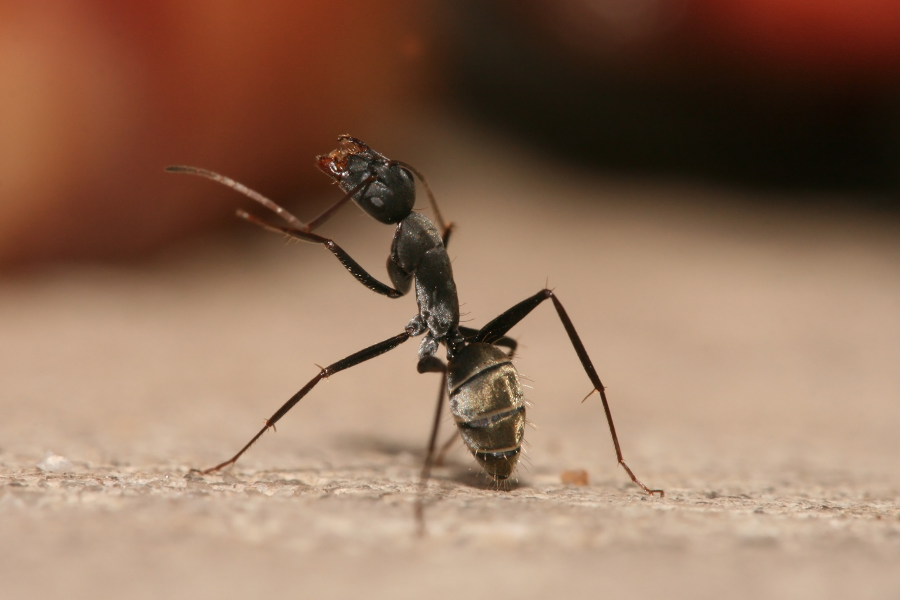
#> input picture papers/testing/test_image.jpg, 1800 x 1200 px (shown at 1/2 size)
$ python elliptical_edge_demo.py
#> lines starting #> are read from the running program, lines starting #| are printed output that depends on the picture
"""
Elliptical Gaussian oriented-filter edge detection demo.

Defines a rotatable elliptical region with a 2D Gaussian distribution,
multiplied by a first-derivative profile in the normal direction.
No virtual pixels or polynomial fitting -- each pixel gets a single,
clean weight based on its geometric position within the ellipse.
"""

import numpy as np
from PIL import Image
from scipy.ndimage import convolve
import matplotlib
matplotlib.use("Agg")
import matplotlib.pyplot as plt


def build_elliptical_kernel(theta, sigma_along=2.0, sigma_across=1.2,
                            length=15):
    """Build an oriented edge kernel using an elliptical Gaussian envelope.

    Parameters
    ----------
    theta : float
        Orientation angle in radians.
    sigma_along : float
        Gaussian std along the edge direction (major axis).
    sigma_across : float
        Gaussian std perpendicular to the edge (minor axis).
    length : int
        Kernel side length (odd). Determines the discrete grid size.
    """
    half = length // 2
    y, x = np.mgrid[-half:half+1, -half:half+1]

    # Rotate coordinates into the kernel frame
    ct, st = np.cos(theta), np.sin(theta)
    u =  x * ct + y * st   # along the edge
    v = -x * st + y * ct   # perpendicular to the edge (normal)

    # Elliptical Gaussian envelope
    ellipse_arg = (u**2 / sigma_along**2) + (v**2 / sigma_across**2)

    # Mask: only include pixels inside the ~3-sigma ellipse
    mask = ellipse_arg <= 9.0  # 3-sigma boundary

    gauss = np.exp(-0.5 * ellipse_arg) * mask

    # First derivative of Gaussian in the normal direction (edge profile)
    kernel = -v * gauss

    # Zero-DC and normalise
    kernel -= kernel.mean()
    kernel /= np.abs(kernel).sum() + 1e-12
    return kernel


def anisotropic_edge_detect(gray, n_orientations=36, sigma_along=2.0,
                            sigma_across=1.2, length=15):
    """Run the oriented elliptical filter bank and pick max response."""
    thetas = np.linspace(0, np.pi, n_orientations, endpoint=False)
    responses = np.zeros((n_orientations, *gray.shape), dtype=np.float64)

    for k, theta in enumerate(thetas):
        kernel = build_elliptical_kernel(theta, sigma_along, sigma_across,
                                         length)
        responses[k] = convolve(gray, kernel, mode="reflect")

    abs_resp = np.abs(responses)
    k_star = np.argmax(abs_resp, axis=0)
    magnitude = np.take_along_axis(abs_resp, k_star[None], axis=0)[0]
    angle = thetas[k_star]

    return magnitude, angle, k_star


def main():
    img = Image.open("test_image.jpg").convert("L").resize((640, 427))
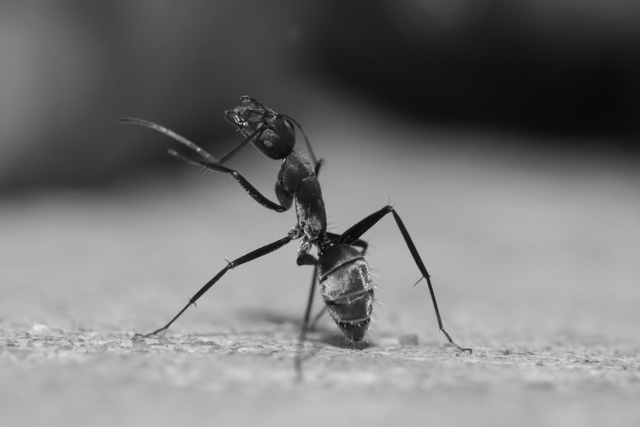
#> img: PIL image 640x427 L; min 8, max 235, mean 120.1
    gray = np.asarray(img, dtype=np.float64) / 255.0

    # Aspect ratio ~1.67 to match original filter (sigma 2.0 / 1.2)
    sigma_along = 2.0
    sigma_across = 1.2
    aspect_ratio = sigma_along / sigma_across

    magnitude, angle, _ = anisotropic_edge_detect(
        gray, n_orientations=36,
        sigma_along=sigma_along, sigma_across=sigma_across, length=15
    )
#> in anisotropic_edge_detect, `k_star = np.argmax(abs_resp, axis=0)`:
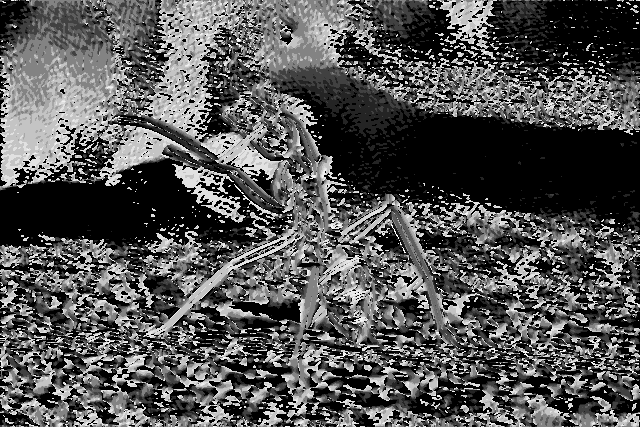
#> k_star: shape (427, 640) int64; min 0, max 35, mean 11.5; drawn with min black and max white
#> in anisotropic_edge_detect, `magnitude = np.take_along_axis(abs_resp, k_star[None], axis=0)[0]`:
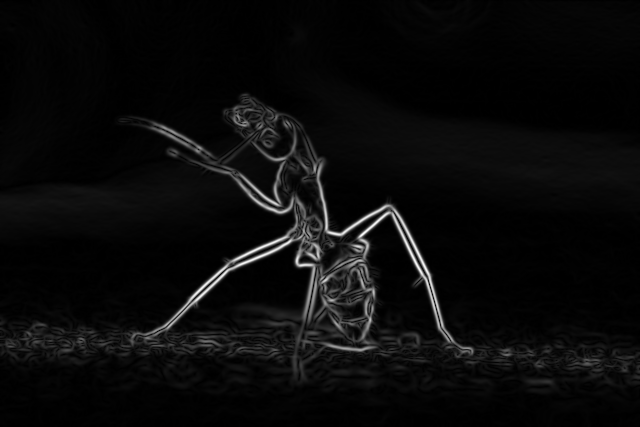
#> magnitude: shape (427, 640) float64; min 5.57e-05, max 0.287, mean 0.0121; drawn with min black and max white

    mag_norm = magnitude / (magnitude.max() + 1e-12)

    # --- Figures -----------------------------------------------------------
    fig, axes = plt.subplots(1, 3, figsize=(14, 4.2))

    axes[0].imshow(gray, cmap="gray")
    axes[0].set_axis_off()

    axes[1].imshow(mag_norm, cmap="gray")
    axes[1].set_axis_off()
    axes[1].set_ylabel("Gradient magnitude", fontsize=11)

    hsv = np.zeros((*gray.shape, 3))
    hsv[..., 0] = angle / np.pi
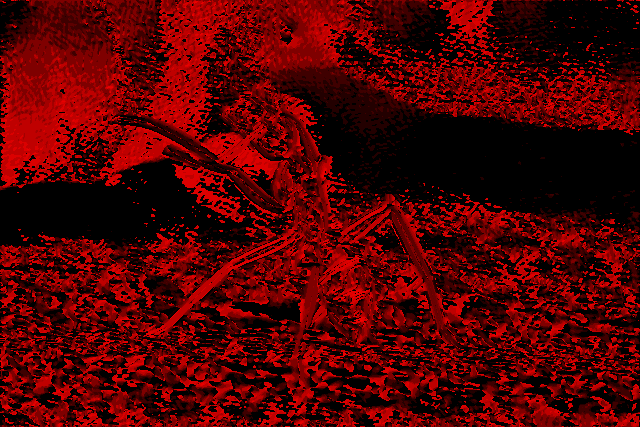
#> hsv: shape (427, 640, 3) float64; mean of channels 0, 1, 2 0.32, 0, 0; drawn as R, G, B
    hsv[..., 1] = 1.0
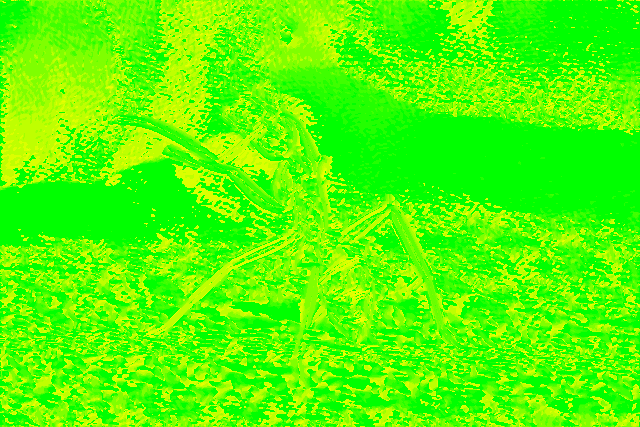
#> hsv: shape (427, 640, 3) float64; mean of channels 0, 1, 2 0.32, 1, 0; drawn as R, G, B
    hsv[..., 2] = mag_norm
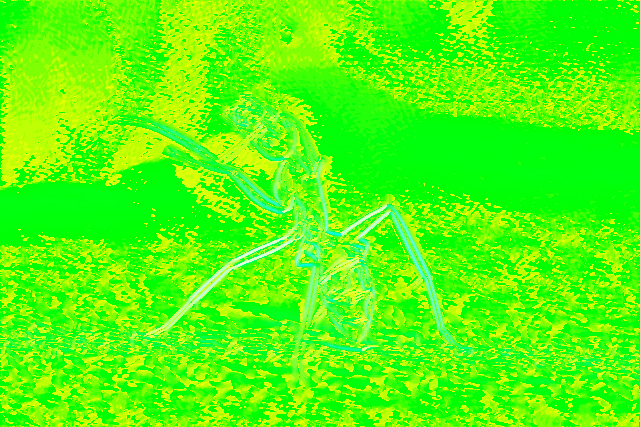
#> hsv: shape (427, 640, 3) float64; mean of channels 0, 1, 2 0.32, 1, 0.0423; drawn as R, G, B
    from matplotlib.colors import hsv_to_rgb
    axes[2].imshow(hsv_to_rgb(hsv))
    axes[2].set_axis_off()

    fig.suptitle(
        f"Elliptical Gaussian kernel  "
        f"(aspect ratio {aspect_ratio:.2f})",
        fontsize=12, y=1.02
    )
    plt.tight_layout()
    plt.savefig("edge_elliptical.png", dpi=200, bbox_inches="tight")
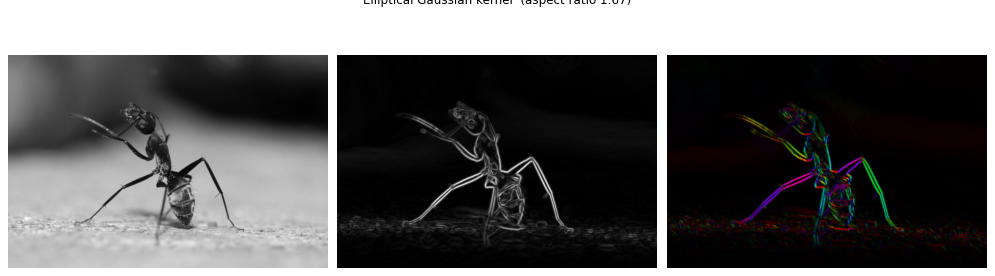
#> figure drawn by matplotlib, 3 panels
    plt.close()

    # Save standalone magnitude
    mag_img = Image.fromarray((mag_norm * 255).astype(np.uint8), mode="L")
    mag_img.save("edge_magnitude_elliptical.png")

    print(f"Elliptical kernel: sigma_along={sigma_along}, "
          f"sigma_across={sigma_across}, aspect={aspect_ratio:.2f}")
    print("Saved: edge_elliptical.png, edge_magnitude_elliptical.png")


if __name__ == "__main__":
    main()
